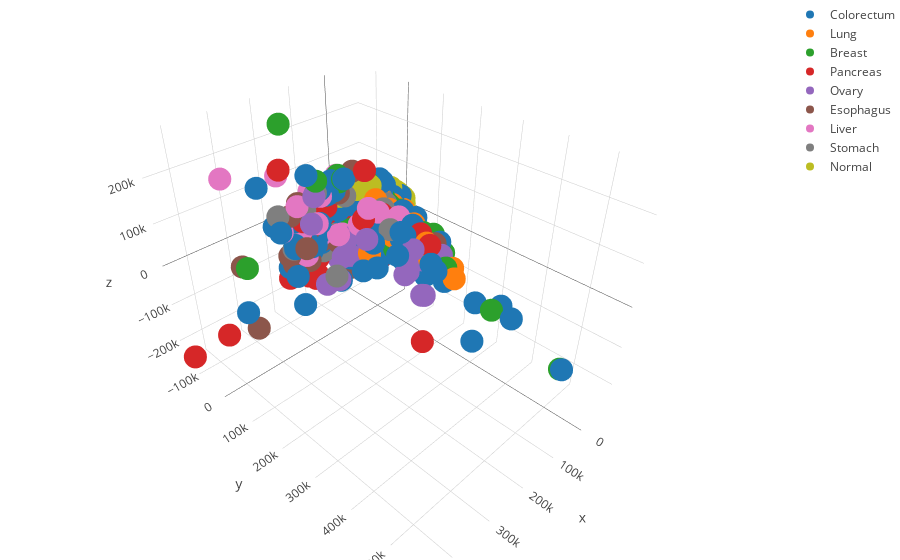
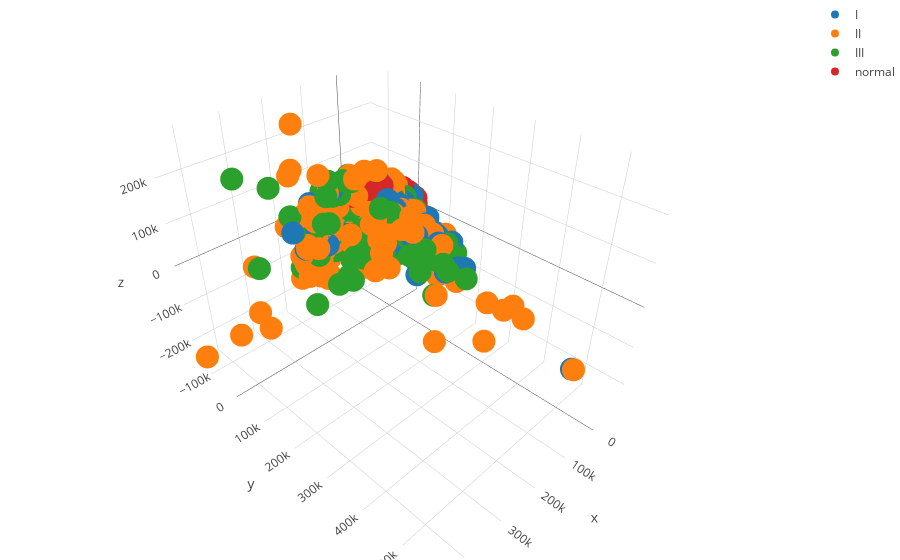

The code cell stored with these charts, in order, in its notebook:
### Code cell
# Generating figure for 2D and 3D figures from the PCA transformed data
gen_scatter(types, pca_2d_data, y_types, file='pca_2d_types.png')
gen_3d_plotly(types, pca_3d_data, y_types, file='pca_3d_types.html')
gen_scatter(stages, pca_2d_data, y_stages, file='pca_2d_stages.png')
gen_3d_plotly(stages, pca_3d_data, y_stages, file='pca_3d_stages.html')
